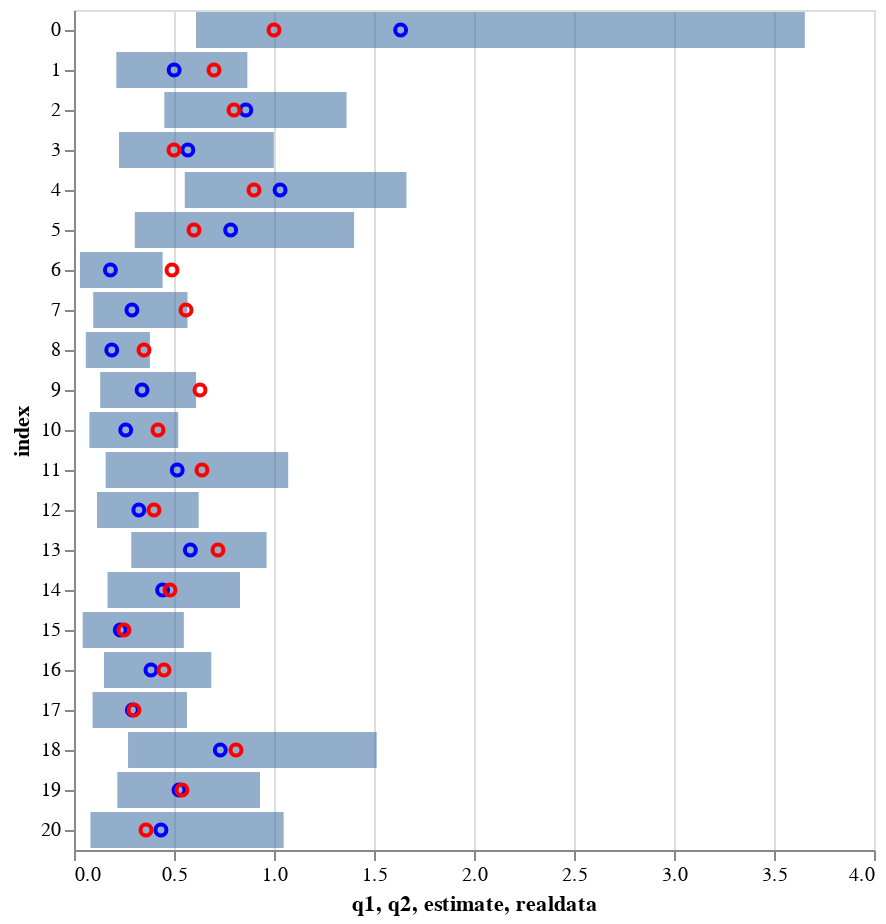

Notebook code cell kept with this figure:
### Code cell
c1 = alt.Chart(df).mark_bar(
opacity=0.6).encode(
    x='q1',
    x2='q2',
    y='index:N'
)
c2 = alt.Chart(df).mark_point(
opacity=1,
color='blue').encode(
    x='estimate',
    y='index:N'
)
c3 = alt.Chart(df).mark_point(
opacity=1,
color='red').encode(
    x='realdata',
    y='index:N'
)
c1+c2+c3

# red real data
# blue MCMC samples

### Figure 1 — Vega-Lite specification as saved in the notebook (floating-point values rounded to 4 significant figures)
{"config": {"view": {"continuousWidth": 400, "continuousHeight": 300}}, "layer": [{"mark": {"type": "bar", "opacity": 0.6}, "encoding": {"x": {"type": "quantitative", "field": "q1"}, "x2": {"field": "q2"}, "y": {"type": "nominal", "field": "index"}}}, {"mark": {"type": "point", "color": "blue", "opacity": 1}, "encoding": {"x": {"type": "quantitative", "field": "estimate"}, "y": {"type": "nominal", "field": "index"}}}, {"mark": {"type": "point", "color": "red", "opacity": 1}, "encoding": {"x": {"type": "quantitative", "field": "realdata"}, "y": {"type": "nominal", "field": "index"}}}], "data": {"name": "data-8e789a7d99e78eb3f97335d5e08e944d"}, "$schema": "https://vega.github.io/schema/vega-lite/v4.8.1.json", "datasets": {"data-8e789a7d99e78eb3f97335d5e08e944d": [{"index": 0, "estimate": 1.633, "q1": 0.6099, "q2": 3.654, "realdata": 1.0}, {"index": 1, "estimate": 0.5007, "q1": 0.2115, "q2": 0.8668, "realdata": 0.7}, {"index": 2, "estimate": 0.8591, "q1": 0.4517, "q2": 1.363, "realdata": 0.8}, {"index": 3, "estimate": 0.5693, "q1": 0.2253, "q2": 0.9993, "realdata": 0.5}, {"index": 4, "estimate": 1.03, "q1": 0.5539, "q2": 1.662, "realdata": 0.9}, {"index": 5, "estimate": 0.7833, "q1": 0.304, "q2": 1.401, "realdata": 0.6}, {"index": 6, "estimate": 0.1821, "q1": 0.02975, "q2": 0.4431, "realdata": 0.49}, {"index": 7, "estimate": 0.2897, "q1": 0.09609, "q2": 0.5675, "realdata": 0.56}, {"index": 8, "estimate": 0.1887, "q1": 0.0591, "q2": 0.3796, "realdata": 0.35}, {"index": 9, "estimate": 0.3403, "q1": 0.1308, "q2": 0.6104, "realdata": 0.63}, {"index": 10, "estimate": 0.2586, "q1": 0.07697, "q2": 0.5211, "realdata": 0.42}, {"index": 11, "estimate": 0.5161, "q1": 0.1583, "q2": 1.071, "realdata": 0.64}, {"index": 12, "estimate": 0.3243, "q1": 0.1151, "q2": 0.6233, "realdata": 0.4}, {"index": 13, "estimate": 0.5818, "q1": 0.2862, "q2": 0.9629, "realdata": 0.72}, {"index": 14, "estimate": 0.443, "q1": 0.1675, "q2": 0.8301, "realdata": 0.48}, {"index": 15, "estimate": 0.2311, "q1": 0.04351, "q2": 0.5493, "realdata": 0.25}, {"index": 16, "estimate": 0.3848, "q1": 0.1497, "q2": 0.6866, "realdata": 0.45}, {"index": 17, "estimate": 0.2918, "q1": 0.09283, "q2": 0.5649, "realdata": 0.3}, {"index": 18, "estimate": 0.7315, "q1": 0.2701, "q2": 1.513, "realdata": 0.81}, {"index": 19, "estimate": 0.5251, "q1": 0.2165, "q2": 0.93, "realdata": 0.54}, {"index": 20, "estimate": 0.4347, "q1": 0.08226, "q2": 1.048, "realdata": 0.36}]}}
